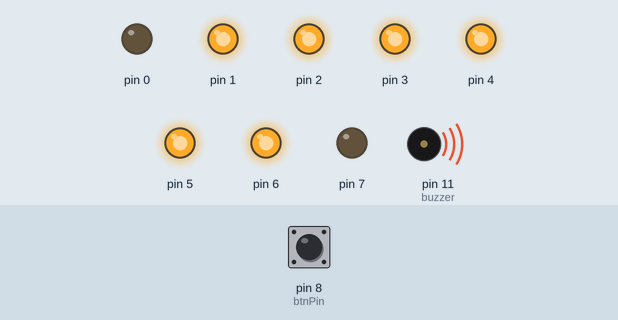
Recording of a sketch running on a simulated Arduino Uno, built with avr-gcc and run on an emulated ATmega328P. Parts: output pins drawn as LEDs (lit = HIGH), buzzer (waves = sounding). Dashed ring = blinking. The inputs (shaded band) are chosen by the test bench; at power-on: pin 8 (btnPin) HIGH.

Above: at 0.41 s.
1.4 s: pin 8 (btnPin) pulled LOW for 1 s
At 2.3 s:
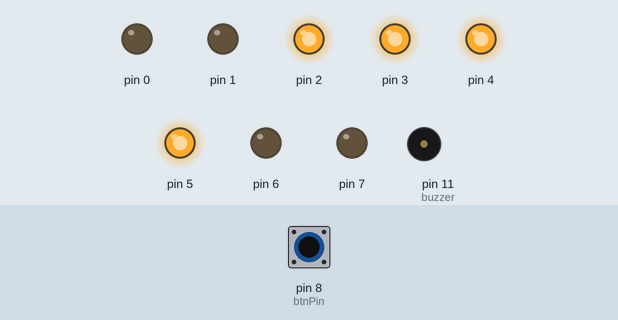
4.4 s: pin 8 (btnPin) pulled LOW for 0.45 s
At 5.47 s:
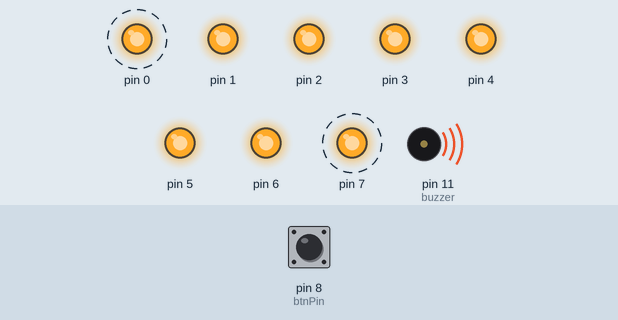
7.8 s: pin 8 (btnPin) pulled LOW for 3.2 s
14.0 s: pin 8 (btnPin) pulled LOW for 0.45 s
At 24.3 s:
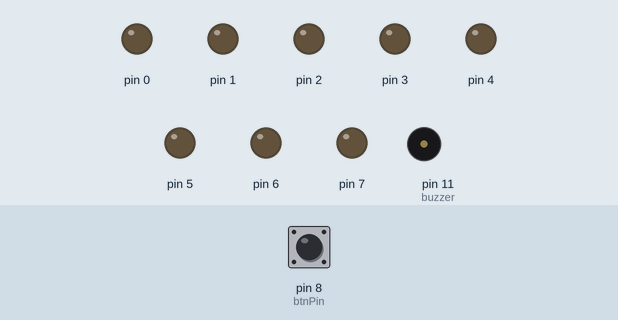
Timing chart, 0 to 38.9 s (numbered marks = the images above; inputs shaded):
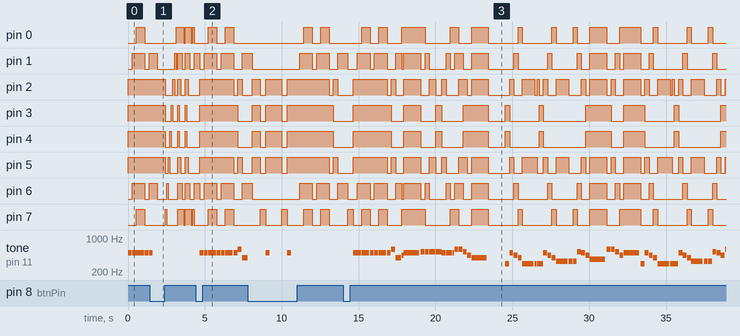

The sketch:

CristmasTree.ino
```cpp
/**
* Christmas tree lights with Jingle Bells melody
*
*/

#include "pitches.h"

// melody notes
const int notes[] = {
  NOTE_B4,NOTE_B4,NOTE_B4, NOTE_B4,NOTE_B4,NOTE_B4, NOTE_B4,NOTE_D5,NOTE_G4,NOTE_A4, NOTE_B4, NOTE_C5,NOTE_C5,NOTE_C5,NOTE_C5, NOTE_C5,NOTE_B4,NOTE_B4,NOTE_B4,NOTE_B4, NOTE_D5,NOTE_D5,NOTE_C5,NOTE_A4, NOTE_G4, NOTE_S,
  NOTE_D4,NOTE_B4,NOTE_A4,NOTE_G4, NOTE_D4,NOTE_D4,NOTE_D4, NOTE_D4,NOTE_B4,NOTE_A4,NOTE_G4, NOTE_E4,NOTE_E4, NOTE_E4,NOTE_C5,NOTE_B4,NOTE_A4, NOTE_FS4, NOTE_D5,NOTE_D5,NOTE_C5,NOTE_A4, NOTE_B4,
  NOTE_D4,NOTE_B4,NOTE_A4,NOTE_G4, NOTE_D4,NOTE_D4,NOTE_D4, NOTE_D4,NOTE_B4,NOTE_A4,NOTE_G4, NOTE_E4,NOTE_E4, NOTE_E4,NOTE_C5,NOTE_B4,NOTE_A4, NOTE_D5,NOTE_D5,NOTE_D5,NOTE_D5, NOTE_E5,NOTE_D5,NOTE_C5,NOTE_A4, NOTE_G4,NOTE_D5
};

// melody notes durations
const int durations[] = {
  250,250,500, 250,250,500, 250,250,375,125, 1000, 250,250,375,125, 250,250,250,125,125, 250,250,250,250, 1000, 1000,
  250,250,250,250, 750,125,125, 250,250,250,250, 750,250, 250,250,250,250, 1000, 250,250,250,250, 1000,
  250,250,250,250, 750,125,125, 250,250,250,250, 750,250, 250,250,250,250, 250,250,250,250, 250,250,250,250, 750,250
};

// pre-defined led states
byte ROW0      = B00000000;
byte ROW1      = B00011000;
byte ROW2      = B00100100;
byte ROW3      = B01000010;
byte ROW4      = B10000001;
byte ROW12     = B00111100;
byte ROW123    = B01111110;
byte ROW1234   = B11111111;
byte ROW234    = B11100111;
byte ROW34     = B11000011;
byte ROW23     = B01100110;

byte ROW1L     = B00010000;
byte ROW1R     = B00001000;
byte ROW2L     = B00100000;
byte ROW2R     = B00000100;
byte ROW3L     = B01000000;
byte ROW3R     = B00000010;
byte ROW4L     = B10000000;
byte ROW4R     = B00000001;

// melody lights sync
const byte lights[76] = {
  ROW12, ROW123, ROW1234,
  ROW12, ROW123, ROW1234,
  ROW1, ROW2, ROW3, ROW4, ROW1234,
  ROW4, ROW3, ROW2, ROW1,
  ROW1, ROW2, ROW3, ROW4, ROW4,
  ROW34, ROW23, ROW12, ROW1,
  ROW1234, ROW0,

  ROW1, ROW2, ROW3, ROW4,
  ROW2, ROW2L, ROW2R,
  ROW1, ROW2, ROW3, ROW4,
  ROW2, ROW0,
  ROW4, ROW3, ROW2, ROW1,
  ROW1234,
  ROW1, ROW2, ROW3, ROW4,
  ROW1234,

  ROW1, ROW2, ROW3, ROW4,
  ROW2, ROW2L, ROW2R,
  ROW1, ROW2, ROW3, ROW4,
  ROW2, ROW0,
  ROW4, ROW3, ROW2, ROW1,
  ROW12, ROW23, ROW34, ROW1234,
  ROW1, ROW2, ROW3, ROW4,
  ROW12, ROW34
};

// light melody
const byte lights_rnd[34] = {
   ROW4L, ROW3L, ROW2L, ROW1L, ROW1R, ROW2R, ROW3R, ROW4R,
   ROW1234, ROW234, ROW34, ROW4, ROW0, ROW1234, ROW234, ROW34, ROW4, ROW0,
   ROW4, ROW3, ROW2, ROW1, ROW4, ROW3, ROW2, ROW1,
   ROW4L, ROW1R, ROW4R, ROW1L, ROW3L, ROW2R, ROW3R, ROW2L
};

const byte leds[8] = {0,1,2,3,4,5,6,7}; // leds connected to PORTD
const int ledCount = 8; // leds cound
const int noteCount = 76; // notes count
const int lightsRndCount = 34; // light rnd count
int buzzer = 11; // buzzer connected to digital pin 11
int btnPin = 8; // mode switch button pin
int mode = 0; // 0 - melody w sound, 1 - melody w/o sound, 2 - lights only
long lastTime = 0;
int i = 0;

void setup() {
  DDRD = B11111111;
  pinMode(buzzer, OUTPUT);
  pinMode(btnPin, INPUT);
  digitalWrite(buzzer, LOW);
  digitalWrite(btnPin, HIGH);
  lastTime = millis();
}

void loop() {
  if (digitalRead(btnPin) == LOW) {
    mode++;
    i=0;
    if (mode > 2) mode = 0;
    delay(250);
  }

  switch (mode) {
    case 0:
    case 1:
      PORTD = lights[i];
      if (mode == 0) { tone(buzzer, notes[i], durations[i]); }
      delay(durations[i]*1.1);
      if (mode == 0) { noTone(buzzer); }

      i++;
      if (i > noteCount) {
        i=0;
      }
    break;
    case 2:
      PORTD = lights_rnd[i];
      delay(100);

      i++;
      if (i > lightsRndCount) {
        i=0;
      }
    break;
  }
}
```

pitches.h
```cpp
/*************************************************
 * Public Constants
 *************************************************/

#define NOTE_S   0
#define NOTE_B0  31
#define NOTE_C1  33
#define NOTE_CS1 35
#define NOTE_D1  37
#define NOTE_DS1 39
#define NOTE_E1  41
#define NOTE_F1  44
#define NOTE_FS1 46
#define NOTE_G1  49
#define NOTE_GS1 52
#define NOTE_A1  55
#define NOTE_AS1 58
#define NOTE_B1  62
#define NOTE_C2  65
#define NOTE_CS2 69
#define NOTE_D2  73
#define NOTE_DS2 78
#define NOTE_E2  82
#define NOTE_F2  87
#define NOTE_FS2 93
#define NOTE_G2  98
#define NOTE_GS2 104
#define NOTE_A2  110
#define NOTE_AS2 117
#define NOTE_B2  123
#define NOTE_C3  131
#define NOTE_CS3 139
#define NOTE_D3  147
#define NOTE_DS3 156
#define NOTE_E3  165
#define NOTE_F3  175
#define NOTE_FS3 185
#define NOTE_G3  196
#define NOTE_GS3 208
#define NOTE_A3  220
#define NOTE_AS3 233
#define NOTE_B3  247
#define NOTE_C4  262
#define NOTE_CS4 277
#define NOTE_D4  294
#define NOTE_DS4 311
#define NOTE_E4  330
#define NOTE_F4  349
#define NOTE_FS4 370
#define NOTE_G4  392
#define NOTE_GS4 415
#define NOTE_A4  440
#define NOTE_AS4 466
#define NOTE_B4  494
#define NOTE_C5  523
#define NOTE_CS5 554
#define NOTE_D5  587
#define NOTE_DS5 622
#define NOTE_E5  659
#define NOTE_F5  698
#define NOTE_FS5 740
#define NOTE_G5  784
#define NOTE_GS5 831
#define NOTE_A5  880
#define NOTE_AS5 932
#define NOTE_B5  988
#define NOTE_C6  1047
#define NOTE_CS6 1109
#define NOTE_D6  1175
#define NOTE_DS6 1245
#define NOTE_E6  1319
#define NOTE_F6  1397
#define NOTE_FS6 1480
#define NOTE_G6  1568
#define NOTE_GS6 1661
#define NOTE_A6  1760
#define NOTE_AS6 1865
#define NOTE_B6  1976
#define NOTE_C7  2093
#define NOTE_CS7 2217
#define NOTE_D7  2349
#define NOTE_DS7 2489
#define NOTE_E7  2637
#define NOTE_F7  2794
#define NOTE_FS7 2960
#define NOTE_G7  3136
#define NOTE_GS7 3322
#define NOTE_A7  3520
#define NOTE_AS7 3729
#define NOTE_B7  3951
#define NOTE_C8  4186
#define NOTE_CS8 4435
#define NOTE_D8  4699
#define NOTE_DS8 4978
```

Measured:
- after the input at 1.4 s, tone on pin 11 (buzzer): goes on until 1.6 s, then stays silent
- after the input at 4.4 s, tone on pin 11 (buzzer): plays 494 Hz for 0.25 s, 494 Hz for 0.25 s, 494 Hz for 0.50 s, 494 Hz for 0.25 s, 494 Hz for 0.25 s, 494 Hz for 0.50 s … (9 notes in this stretch), starting after 0.28 s
- after the input at 14.0 s, tone on pin 11 (buzzer): plays 494 Hz for 0.25 s, 494 Hz for 0.25 s, 494 Hz for 0.50 s, 494 Hz for 0.25 s, 494 Hz for 0.25 s, 494 Hz for 0.50 s … (66 notes in this stretch), starting after 0.65 s
- by itself, tone on pin 11 (buzzer): plays 494 Hz for 0.25 s, 494 Hz for 0.25 s, 494 Hz for 0.50 s, 494 Hz for 0.25 s, 494 Hz for 0.02 s
